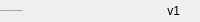
              <widget class="QFrame" name="bottomBar">
               <property name="minimumSize">
                <size>
                 <width>0</width>
                 <height>22</height>
                </size>
               </property>
               <property name="maximumSize">
                <size>
                 <width>16777215</width>
                 <height>22</height>
                </size>
               </property>
               <property name="frameShape">
                <enum>QFrame::NoFrame</enum>
               </property>
               <property name="frameShadow">
                <enum>QFrame::Raised</enum>
               </property>
               <layout class="QHBoxLayout" name="horizontalLayout_5">
                <property name="spacing">
                 <number>0</number>
                </property>
                <property name="leftMargin">
                 <number>0</number>
                </property>
                <property name="topMargin">
                 <number>0</number>
                </property>
                <property name="rightMargin">
                 <number>0</number>
                </property>
                <property name="bottomMargin">
                 <number>0</number>
                </property>
                <item>
                 <widget class="QLabel" name="creditsLabel">
                  <property name="maximumSize">
                   <size>
                    <width>16777215</width>
                    <height>16</height>
                   </size>
                  </property>
                  <property name="font">
                   <font>
                    <family>Segoe UI</family>
                    <pointsize>-1</pointsize>
                    <weight>50</weight>
                    <italic>false</italic>
                    <bold>false</bold>
                   </font>
                  </property>
                  <property name="text">
                   <string>By: Offset Grabber Tool By Ejder @simseksimsek01</string>
                  </property>
                  <property name="alignment">
                   <set>Qt::AlignLeading|Qt::AlignLeft|Qt::AlignVCenter</set>
                  </property>
                 </widget>
                </item>
                <item>
                 <widget class="QLabel" name="version">
                  <property name="text">
                   <string>v1</string>
                  </property>
                  <property name="alignment">
                   <set>Qt::AlignRight|Qt::AlignTrailing|Qt::AlignVCenter</set>
                  </property>
                 </widget>
                </item>
                <item>
                 <widget class="QFrame" name="frame_size_grip">
                  <property name="minimumSize">
                   <size>
                    <width>20</width>
                    <height>0</height>
                   </size>
                  </property>
                  <property name="maximumSize">
                   <size>
                    <width>20</width>
                    <height>16777215</height>
                   </size>
                  </property>
                  <property name="frameShape">
                   <enum>QFrame::NoFrame</enum>
                  </property>
                  <property name="frameShadow">
                   <enum>QFrame::Raised</enum>
                  </property>
                 </widget>
                </item>
               </layout>
              </widget>
